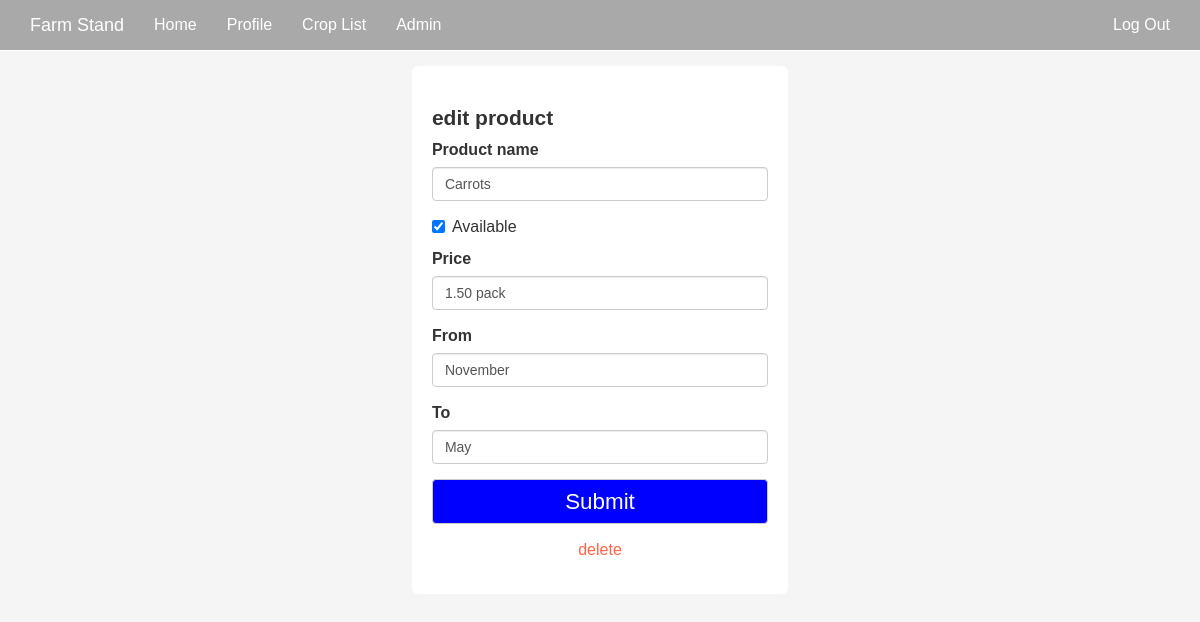
Page /crop-list/edit/9 (signed in) on the committed database.
### app/models.py (models this page shows, shortened)
class Product(db.Model):
    __tablename__ = 'product'
    id = db.Column(db.Integer, primary_key=True)
    name = db.Column(db.String(64))
    available = db.Column(db.Boolean)
    price = db.Column(db.String(12))
    starts = db.Column(db.String(64))
    ends = db.Column(db.String(64))
    farmer_id = db.Column(db.Integer, db.ForeignKey('users.id'))

### app/main/views.py (the view, shortened to what this page needs)
@main.route('/crop-list/edit/<int:id>', methods=['GET', 'POST'])
@login_required
def edit_product(id):
    print "clickaste para editar"
    product = Product.query.get_or_404(id)
    form = ProductForm()
    form.name.data = product.name
    form.available.data = product.available
    form.price.data = product.price
    form.starts.data = product.starts
    form.ends.data = product.ends
    return render_template('edit_product.html', form=form, product=product)

### app/main/forms.py
class ProductForm(Form):
    name = StringField('Product name', validators=[Length(0, 64)])
    available = BooleanField('Available')
    price = StringField('Price')
    starts = StringField('From')
    ends = StringField('To')
    submit = SubmitField('Submit')

### app/auth/views.py (called while the page is built)
@auth.before_app_request
def before_request():
    if current_user.is_authenticated():
        current_user.ping()
        if current_user.is_authenticated() and not current_user.confirmed and request.endpoint[:5] != 'auth.':
            return redirect(url_for('auth.unconfirmed'))

### app/main/__init__.py (called while the page is built)
@main.app_context_processor
def inject_permissions():
    return dict(Permission=Permission)

### app/models.py (called while the page is built)
@login_manager.user_loader
def load_user(user_id):
    return User.query.get(int(user_id))

    def ping(self):
        self.last_seen = datetime.utcnow()
        db.session.add(self)

### app/templates/edit_product.html (shortened to what this page needs)
{% extends "base.html" %}
{% import "bootstrap/wtf.html" as wtf %}
{% block head %}
{{ super() }}
{% endblock %}
{% block content %}
<div class="add-product edit-product">
  <div class="container">
    <div class="box">
      <div class="add-product-box">
        {% if current_user %}
          <h3>edit product</h3>
          <form class="form" method="post" role="form">
            {{ wtf.form_field(form.name, placeholder=product.name) }}
            {{ wtf.form_field(form.available, placeholde=product.available) }}
            {{ wtf.form_field(form.price, placeholder=product.price )}}
            {{ wtf.form_field(form.starts, placeholder=product.starts )}}
            {{ wtf.form_field(form.ends, placeholder=product.ends ) }}
            {{ wtf.form_field(form.submit)}}
          </form>
          <div class="delete-box"><a href="{{ url_for('.delete_product', id=product.id) }}" class="delete"> delete </a></div>
        {% endif %}
      </div>
    </div>
  </div>
</div>
{% endblock %}

### app/static/css/style.css (style rules this page uses)
body { font-family: 'Montserrat', sans-serif; font-size: 16px; }
h3 { font-size: 21px; font-weight: bold; }
.login .box, .register .box, .edit-profile .box, .add-product .box { margin-top: 20px; }
.login-box, .new-register, .register-box, .edit-profile-box, .add-product-box { background-color: white; width: 33%; margin: 0 auto; padding: 20px; border-radius: 6px; }
.login .btn, .edit-profile .btn, .register .btn, .add-product .btn { background-color: green; color: white; font-size: 1.4em; width: 100%; height: 45px; border-radius: 4px; }
.edit-profile .btn, .add-product .btn { background-color: #0000ff; }
.add-product-box div.delete-box { height: 50px; text-align: center; padding-top: 15px; }
.add-product-box div.delete-box a { color: tomato; }

### app/templates/edit_product.html (style rules this page uses)
body { background-color: #f5f5f5; }

### rows in the picture
Product: name "Carrots", available "☑", price "1.50 pack", starts "November", ends "May"
